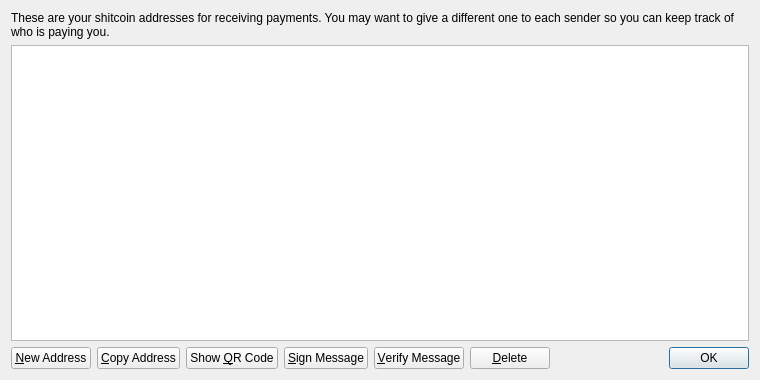
<?xml version="1.0" encoding="UTF-8"?>
<ui version="4.0">
 <class>AddressBookPage</class>
 <widget class="QWidget" name="AddressBookPage">
  <property name="geometry">
   <rect>
    <x>0</x>
    <y>0</y>
    <width>760</width>
    <height>380</height>
   </rect>
  </property>
  <property name="windowTitle">
   <string>Address Book</string>
  </property>
  <layout class="QVBoxLayout" name="verticalLayout">
   <item>
    <widget class="QLabel" name="labelExplanation">
     <property name="text">
      <string>These are your shitcoin addresses for receiving payments. You may want to give a different one to each sender so you can keep track of who is paying you.</string>
     </property>
     <property name="textFormat">
      <enum>Qt::PlainText</enum>
     </property>
     <property name="wordWrap">
      <bool>true</bool>
     </property>
    </widget>
   </item>
   <item>
    <widget class="QTableView" name="tableView">
     <property name="contextMenuPolicy">
      <enum>Qt::CustomContextMenu</enum>
     </property>
     <property name="toolTip">
      <string>Double-click to edit address or label</string>
     </property>
     <property name="tabKeyNavigation">
      <bool>false</bool>
     </property>
     <property name="alternatingRowColors">
      <bool>true</bool>
     </property>
     <property name="selectionMode">
      <enum>QAbstractItemView::SingleSelection</enum>
     </property>
     <property name="selectionBehavior">
      <enum>QAbstractItemView::SelectRows</enum>
     </property>
     <property name="sortingEnabled">
      <bool>true</bool>
     </property>
     <attribute name="verticalHeaderVisible">
      <bool>false</bool>
     </attribute>
    </widget>
   </item>
   <item>
    <layout class="QHBoxLayout" name="horizontalLayout">
     <item>
      <widget class="QPushButton" name="newAddressButton">
       <property name="toolTip">
        <string>Create a new address</string>
       </property>
       <property name="text">
        <string>&amp;New Address</string>
       </property>
       <property name="icon">
        <iconset resource="../bitcoin.qrc">
         <normaloff>:/icons/add</normaloff>:/icons/add</iconset>
       </property>
      </widget>
     </item>
     <item>
      <widget class="QPushButton" name="copyToClipboard">
       <property name="toolTip">
        <string>Copy the currently selected address to the system clipboard</string>
       </property>
       <property name="text">
        <string>&amp;Copy Address</string>
       </property>
       <property name="icon">
        <iconset resource="../bitcoin.qrc">
         <normaloff>:/icons/editcopy</normaloff>:/icons/editcopy</iconset>
       </property>
      </widget>
     </item>
     <item>
      <widget class="QPushButton" name="showQRCode">
       <property name="text">
        <string>Show &amp;QR Code</string>
       </property>
       <property name="icon">
        <iconset resource="../bitcoin.qrc">
         <normaloff>:/icons/qrcode</normaloff>:/icons/qrcode</iconset>
       </property>
      </widget>
     </item>
     <item>
      <widget class="QPushButton" name="signMessage">
       <property name="toolTip">
        <string>Sign a message to prove you own a Bitcoin address</string>
       </property>
       <property name="text">
        <string>&amp;Sign Message</string>
       </property>
       <property name="icon">
        <iconset resource="../bitcoin.qrc">
         <normaloff>:/icons/edit</normaloff>:/icons/edit</iconset>
       </property>
      </widget>
     </item>
     <item>
      <widget class="QPushButton" name="verifyMessage">
       <property name="toolTip">
        <string>Verify a message to ensure it was signed with a specified Bitcoin address</string>
       </property>
       <property name="text">
        <string>&amp;Verify Message</string>
       </property>
       <property name="icon">
        <iconset resource="../bitcoin.qrc">
         <normaloff>:/icons/transaction_0</normaloff>:/icons/transaction_0</iconset>
       </property>
      </widget>
     </item>
     <item>
      <widget class="QPushButton" name="deleteButton">
       <property name="toolTip">
        <string>Delete the currently selected address from the list. Only sending addresses can be deleted.</string>
       </property>
       <property name="text">
        <string>&amp;Delete</string>
       </property>
       <property name="icon">
        <iconset resource="../bitcoin.qrc">
         <normaloff>:/icons/remove</normaloff>:/icons/remove</iconset>
       </property>
      </widget>
     </item>
     <item>
      <spacer name="horizontalSpacer">
       <property name="orientation">
        <enum>Qt::Horizontal</enum>
       </property>
       <property name="sizeHint" stdset="0">
        <size>
         <width>40</width>
         <height>20</height>
        </size>
       </property>
      </spacer>
     </item>
     <item>
      <widget class="QDialogButtonBox" name="buttonBox">
       <property name="sizePolicy">
        <sizepolicy hsizetype="Maximum" vsizetype="Fixed">
         <horstretch>0</horstretch>
         <verstretch>0</verstretch>
        </sizepolicy>
       </property>
       <property name="standardButtons">
        <set>QDialogButtonBox::Ok</set>
       </property>
      </widget>
     </item>
    </layout>
   </item>
  </layout>
 </widget>
 <resources>
  <include location="../bitcoin.qrc"/>
 </resources>
 <connections/>
</ui>
